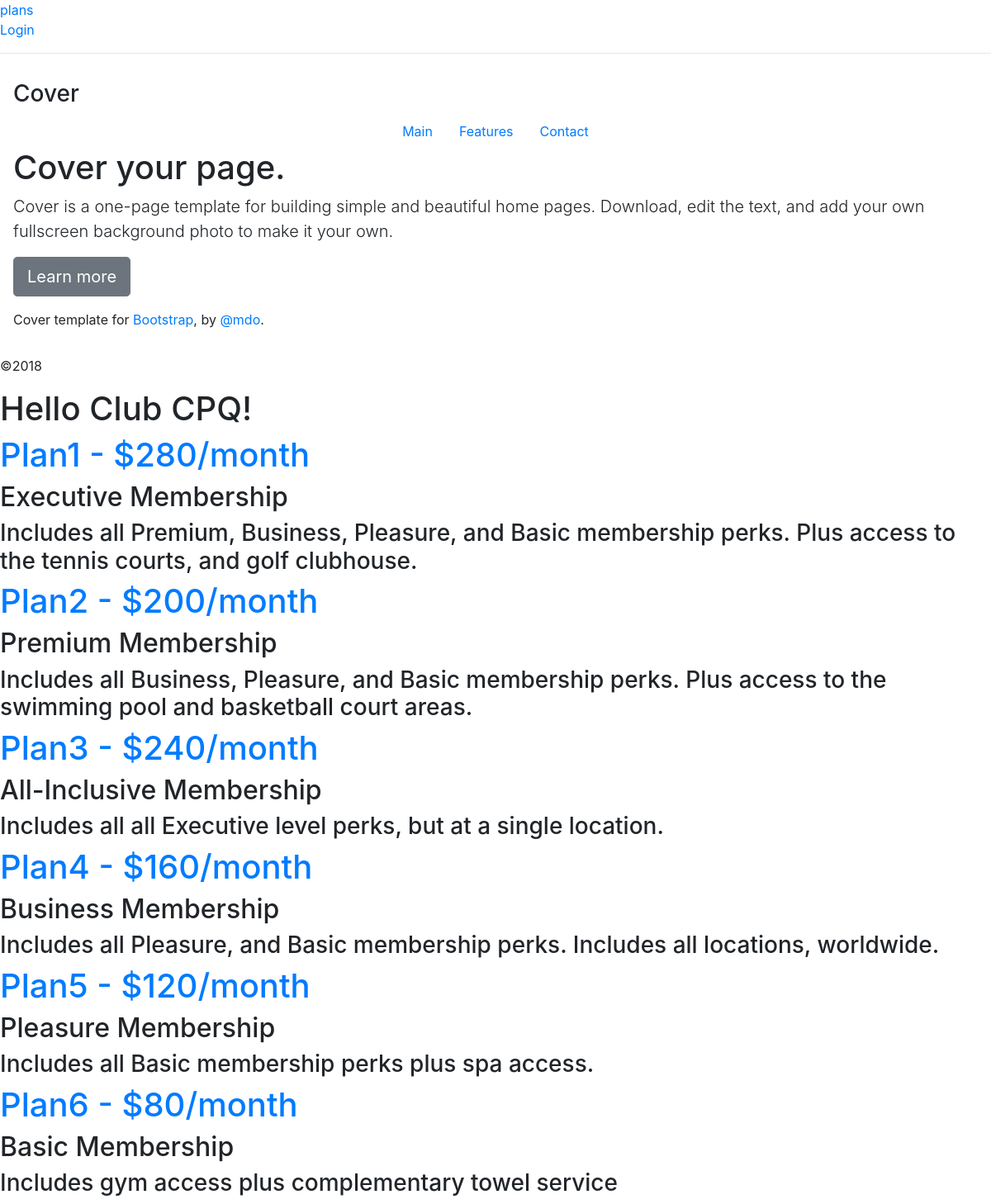
The page /plans2 on the database its author committed.
### app/models.py (models this page shows, shortened)
class plans1(db.Model):
    id = db.Column(db.Integer, primary_key=True)
    title = db.Column(db.String(20))
    subtitle = db.Column(db.String(40))
    body = db.Column(db.String(280))
    user_id = db.Column(db.Integer, db.ForeignKey('user.id'))

class plans2(db.Model):
    id = db.Column(db.Integer, primary_key=True)
    title = db.Column(db.String(20))
    subtitle = db.Column(db.String(40))
    body = db.Column(db.String(280))
    user_id = db.Column(db.Integer, db.ForeignKey('user.id'))

class plans3(db.Model):
    id = db.Column(db.Integer, primary_key=True)
    title = db.Column(db.String(20))
    subtitle = db.Column(db.String(40))
    body = db.Column(db.String(280))
    user_id = db.Column(db.Integer, db.ForeignKey('user.id'))

class plans4(db.Model):
    id = db.Column(db.Integer, primary_key=True)
    title = db.Column(db.String(20))
    subtitle = db.Column(db.String(40))
    body = db.Column(db.String(280))
    user_id = db.Column(db.Integer, db.ForeignKey('user.id'))

class plans5(db.Model):
    id = db.Column(db.Integer, primary_key=True)
    title = db.Column(db.String(20))
    subtitle = db.Column(db.String(40))
    body = db.Column(db.String(280))
    user_id = db.Column(db.Integer, db.ForeignKey('user.id'))

class plans6(db.Model):
    id = db.Column(db.Integer, primary_key=True)
    title = db.Column(db.String(20))
    subtitle = db.Column(db.String(40))
    body = db.Column(db.String(280))
    user_id = db.Column(db.Integer, db.ForeignKey('user.id'))

### app/routes.py (the view)
@app.route('/plans2')
def Plans2():
    user2 = {'username4': 'Club CPQ'}
    a3title = {'username15': 'CPQ'}
    posts31 = plans1.query.all()
    posts32 = plans2.query.all()
    posts33 = plans3.query.all()
    posts34 = plans4.query.all()
    posts35 = plans5.query.all()
    posts36 = plans6.query.all()
    return render_template('plans2.html', user1=user2, posts61=posts31, posts62=posts32, posts63=posts33, posts64=posts34, posts65=posts35, posts66=posts36, title=a3title)

### app/templates/plans2.html
{% extends "base.html" %}
{% block content %}
    <h1>Hello {{user1.username4}}!</h1>
       {% for plans1 in posts61 %}
    <div><H1><a href="/details">{{ plans1.title }}</a></H1>
    <h2>{{ plans1.subtitle }}</h2>
        <h3>{{ plans1.body }}</h3></div>
       {% endfor %}
       {% for plans2 in posts62 %}
    <div><H1><a href="/details2">{{ plans2.title }}</a></H1>
    <h2>{{ plans2.subtitle }}</h2>
        <h3>{{ plans2.body }}</h3></div>
       {% endfor %}
       {% for plans3 in posts63 %}
    <div><H1><a href="/details3">{{ plans3.title }}</a></H1>
    <h2>{{ plans3.subtitle }}</h2>
        <h3>{{ plans3.body }}</h3></div>
       {% endfor %}
       {% for plans4 in posts64 %}
    <div><H1><a href="/details4">{{ plans4.title }}</a></H1>
    <h2>{{ plans4.subtitle }}</h2>
        <h3>{{ plans4.body }}</h3></div>
       {% endfor %}
       {% for plans5 in posts65 %}
    <div><H1><a href="/details5">{{ plans5.title }}</a></H1>
    <h2>{{ plans5.subtitle }}</h2>
        <h3>{{ plans5.body }}</h3></div>
       {% endfor %}
       {% for plans6 in posts66 %}
    <div><H1><a href="/details6">{{ plans6.title }}</a></H1>
    <h2>{{ plans6.subtitle }}</h2>
        <h3>{{ plans6.body }}</h3></div>
       {% endfor %}
{% endblock %}

### app/templates/base.html (shortened to what this page needs)
<!DOCTYPE html>
<html lang="en">
<head>
    <link rel="stylesheet" href="https://maxcdn.bootstrapcdn.com/bootstrap/4.0.0/css/bootstrap.min.css">
</head>
<body>
    <div><a href="/plans">plans</a></div>
    {% if current_user.is_anonymous %}
        <a href="{{ url_for('login') }}">Login</a>
        {% else %}
        <a href="{{ url_for('logout') }}">Logout</a>
        <div>Welcome to CPQ, {{current_user.username}}!</div>
        {% endif %}
    <hr>
    <div class="cover-container d-flex h-100 p-3 mx-auto flex-column">
      <header class="masthead mb-auto">
        <div class="inner">
          <h3 class="masthead-brand">Cover</h3>
          <nav class="nav nav-masthead justify-content-center">
            <a class="nav-link active" href="/">Main</a>
            <a class="nav-link" href="#">Features</a>
            <a class="nav-link" href="#">Contact</a>
          </nav>
        </div>
      </header>
      <main role="main" class="inner cover">
        <h1 class="cover-heading">Cover your page.</h1>
        <p class="lead">Cover is a one-page template for building simple and beautiful home pages. Download, edit the text, and add your own fullscreen background photo to make it your own.</p>
        <p class="lead">
          <a href="#" class="btn btn-lg btn-secondary">Learn more</a>
        </p>
      </main>
      <footer class="mastfoot mt-auto">
        <div class="inner">
          <p>Cover template for <a href="https://getbootstrap.com/">Bootstrap</a>, by <a href="https://twitter.com/mdo">@mdo</a>.</p>
        </div>
      </footer>
    </div>
    <div id="footer">
      {% block footer %}
        <footer><p>©<script>document.write(new Date().getFullYear())</script></p></footer>
      {% endblock %}
    </div>
    {% block content %}{% endblock %}
</body>
</html>

### rows shown on the page
plans1: title "Plan1 - $280/month", subtitle "Executive Membership", body "Includes all Premium, Business, Pleasure, and Basic membership perks. Plus access to the tennis courts, and golf clubhouse."
plans2: title "Plan2 - $200/month", subtitle "Premium Membership", body "Includes all Business, Pleasure, and Basic membership perks. Plus access to the swimming pool and basketball court areas."
plans3: title "Plan3 - $240/month", subtitle "All-Inclusive Membership", body "Includes all all Executive level perks, but at a single location."
plans4: title "Plan4 - $160/month", subtitle "Business Membership", body "Includes all Pleasure, and Basic membership perks. Includes all locations, worldwide."
plans5: title "Plan5 - $120/month", subtitle "Pleasure Membership", body "Includes all Basic membership perks plus spa access."
plans6: title "Plan6 - $80/month", subtitle "Basic Membership", body "Includes gym access plus complementary towel service"

### other values the page prints
{{ user1.username4 }} "Club CPQ"
